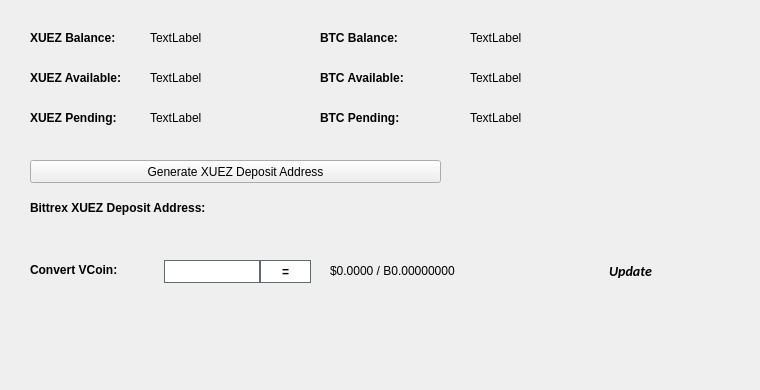
   <widget class="QWidget" name="BalanceTab">
    <attribute name="title">
     <string>Balance</string>
    </attribute>
    <widget class="QLabel" name="BitcoinBalanceLabel">
     <property name="geometry">
      <rect>
       <x>470</x>
       <y>30</y>
       <width>150</width>
       <height>16</height>
      </rect>
     </property>
     <property name="text">
      <string>TextLabel</string>
     </property>
    </widget>
    <widget class="QLabel" name="XUEZBalanceLabel">
     <property name="geometry">
      <rect>
       <x>150</x>
       <y>30</y>
       <width>150</width>
       <height>16</height>
      </rect>
     </property>
     <property name="text">
      <string>TextLabel</string>
     </property>
    </widget>
    <widget class="QLabel" name="label_11">
     <property name="geometry">
      <rect>
       <x>30</x>
       <y>30</y>
       <width>101</width>
       <height>16</height>
      </rect>
     </property>
     <property name="font">
      <font>
       <weight>75</weight>
       <bold>true</bold>
      </font>
     </property>
     <property name="text">
      <string>XUEZ Balance:</string>
     </property>
    </widget>
    <widget class="QLabel" name="label_12">
     <property name="geometry">
      <rect>
       <x>320</x>
       <y>30</y>
       <width>101</width>
       <height>16</height>
      </rect>
     </property>
     <property name="font">
      <font>
       <weight>75</weight>
       <bold>true</bold>
      </font>
     </property>
     <property name="text">
      <string>BTC Balance:</string>
     </property>
    </widget>
    <widget class="QLabel" name="XUEZAvailableLabel_2">
     <property name="geometry">
      <rect>
       <x>150</x>
       <y>70</y>
       <width>150</width>
       <height>16</height>
      </rect>
     </property>
     <property name="text">
      <string>TextLabel</string>
     </property>
    </widget>
    <widget class="QLabel" name="label_13">
     <property name="geometry">
      <rect>
       <x>30</x>
       <y>70</y>
       <width>111</width>
       <height>16</height>
      </rect>
     </property>
     <property name="font">
      <font>
       <weight>75</weight>
       <bold>true</bold>
      </font>
     </property>
     <property name="text">
      <string>XUEZ Available:</string>
     </property>
    </widget>
    <widget class="QLabel" name="label_14">
     <property name="geometry">
      <rect>
       <x>30</x>
       <y>110</y>
       <width>101</width>
       <height>16</height>
      </rect>
     </property>
     <property name="font">
      <font>
       <weight>75</weight>
       <bold>true</bold>
      </font>
     </property>
     <property name="text">
      <string>XUEZ Pending:</string>
     </property>
    </widget>
    <widget class="QLabel" name="XUEZPendingLabel">
     <property name="geometry">
      <rect>
       <x>150</x>
       <y>110</y>
       <width>150</width>
       <height>16</height>
      </rect>
     </property>
     <property name="text">
      <string>TextLabel</string>
     </property>
    </widget>
    <widget class="QLabel" name="label_15">
     <property name="geometry">
      <rect>
       <x>320</x>
       <y>70</y>
       <width>111</width>
       <height>16</height>
      </rect>
     </property>
     <property name="font">
      <font>
       <weight>75</weight>
       <bold>true</bold>
      </font>
     </property>
     <property name="text">
      <string>BTC Available:</string>
     </property>
    </widget>
    <widget class="QLabel" name="BitcoinAvailableLabel">
     <property name="geometry">
      <rect>
       <x>470</x>
       <y>70</y>
       <width>150</width>
       <height>16</height>
      </rect>
     </property>
     <property name="text">
      <string>TextLabel</string>
     </property>
    </widget>
    <widget class="QLabel" name="label_31">
     <property name="geometry">
      <rect>
       <x>320</x>
       <y>110</y>
       <width>111</width>
       <height>16</height>
      </rect>
     </property>
     <property name="font">
      <font>
       <weight>75</weight>
       <bold>true</bold>
      </font>
     </property>
     <property name="text">
      <string>BTC Pending:</string>
     </property>
    </widget>
    <widget class="QLabel" name="BitcoinPendingLabel">
     <property name="geometry">
      <rect>
       <x>470</x>
       <y>110</y>
       <width>150</width>
       <height>16</height>
      </rect>
     </property>
     <property name="text">
      <string>TextLabel</string>
     </property>
    </widget>
    <widget class="QLabel" name="label_33">
     <property name="geometry">
      <rect>
       <x>30</x>
       <y>200</y>
       <width>221</width>
       <height>16</height>
      </rect>
     </property>
     <property name="font">
      <font>
       <weight>75</weight>
       <bold>true</bold>
      </font>
     </property>
     <property name="text">
      <string>Bittrex XUEZ Deposit Address:</string>
     </property>
    </widget>
    <widget class="QPushButton" name="GenDepositBTN">
     <property name="geometry">
      <rect>
       <x>30</x>
       <y>160</y>
       <width>411</width>
       <height>23</height>
      </rect>
     </property>
     <property name="text">
      <string>Generate XUEZ Deposit Address</string>
     </property>
     <property name="icon">
      <iconset resource="../xuez.qrc">
       <normaloff>:/icons/bitcoin</normaloff>:/icons/bitcoin</iconset>
     </property>
    </widget>
    <widget class="QLabel" name="DepositAddressLabel">
     <property name="geometry">
      <rect>
       <x>200</x>
       <y>200</y>
       <width>261</width>
       <height>16</height>
      </rect>
     </property>
     <property name="palette">
      <palette>
       <active>
        <colorrole role="WindowText">
         <brush brushstyle="SolidPattern">
          <color alpha="255">
           <red>0</red>
           <green>0</green>
           <blue>0</blue>
          </color>
         </brush>
        </colorrole>
        <colorrole role="Text">
         <brush brushstyle="SolidPattern">
          <color alpha="255">
           <red>0</red>
           <green>0</green>
           <blue>255</blue>
          </color>
         </brush>
        </colorrole>
       </active>
       <inactive>
        <colorrole role="WindowText">
         <brush brushstyle="SolidPattern">
          <color alpha="255">
           <red>0</red>
           <green>0</green>
           <blue>0</blue>
          </color>
         </brush>
        </colorrole>
        <colorrole role="Text">
         <brush brushstyle="SolidPattern">
          <color alpha="255">
           <red>0</red>
           <green>0</green>
           <blue>255</blue>
          </color>
         </brush>
        </colorrole>
       </inactive>
       <disabled>
        <colorrole role="WindowText">
         <brush brushstyle="SolidPattern">
          <color alpha="255">
           <red>120</red>
           <green>120</green>
           <blue>120</blue>
          </color>
         </brush>
        </colorrole>
        <colorrole role="Text">
         <brush brushstyle="SolidPattern">
          <color alpha="255">
           <red>120</red>
           <green>120</green>
           <blue>120</blue>
          </color>
         </brush>
        </colorrole>
       </disabled>
      </palette>
     </property>
     <property name="font">
      <font>
       <weight>75</weight>
       <bold>true</bold>
      </font>
     </property>
     <property name="text">
      <string/>
     </property>
     <property name="alignment">
      <set>Qt::AlignRight|Qt::AlignTrailing|Qt::AlignVCenter</set>
     </property>
     <property name="textInteractionFlags">
      <set>Qt::LinksAccessibleByMouse|Qt::TextSelectableByKeyboard|Qt::TextSelectableByMouse</set>
     </property>
    </widget>
    <widget class="QLabel" name="label_8">
     <property name="geometry">
      <rect>
       <x>460</x>
       <y>300</y>
       <width>281</width>
       <height>81</height>
      </rect>
     </property>
     <property name="text">
      <string/>
     </property>
     <property name="pixmap">
      <pixmap>:/images/bittrex</pixmap>
     </property>
    </widget>
    <widget class="QWidget" name="widgetConversion" native="true">
     <property name="geometry">
      <rect>
       <x>0</x>
       <y>250</y>
       <width>751</width>
       <height>43</height>
      </rect>
     </property>
     <property name="minimumSize">
      <size>
       <width>0</width>
       <height>43</height>
      </size>
     </property>
     <property name="styleSheet">
      <string notr="true"/>
     </property>
     <widget class="QPushButton" name="btnUpdateMarketData">
      <property name="geometry">
       <rect>
        <x>575</x>
        <y>0</y>
        <width>111</width>
        <height>41</height>
       </rect>
      </property>
      <property name="sizePolicy">
       <sizepolicy hsizetype="Expanding" vsizetype="Expanding">
        <horstretch>0</horstretch>
        <verstretch>0</verstretch>
       </sizepolicy>
      </property>
      <property name="font">
       <font>
        <family>calibri</family>
        <pointsize>-1</pointsize>
        <weight>75</weight>
        <italic>true</italic>
        <bold>true</bold>
       </font>
      </property>
      <property name="styleSheet">
       <string notr="true">margin:0px;text-align:center;padding:2px;border-radius:3px;font-style:italic;width:100px;font-size:14px;font-family:calibri;font-weight:600;</string>
      </property>
      <property name="text">
       <string>Update</string>
      </property>
      <property name="iconSize">
       <size>
        <width>150</width>
        <height>35</height>
       </size>
      </property>
      <property name="autoDefault">
       <bool>true</bool>
      </property>
      <property name="default">
       <bool>true</bool>
      </property>
     </widget>
     <widget class="QLabel" name="lblConvertVCoin">
      <property name="geometry">
       <rect>
        <x>30</x>
        <y>10</y>
        <width>131</width>
        <height>20</height>
       </rect>
      </property>
      <property name="styleSheet">
       <string notr="true"/>
      </property>
      <property name="text">
       <string>&lt;html&gt;&lt;head/&gt;&lt;body&gt;&lt;p&gt;&lt;span style=&quot; font-weight:600;&quot;&gt;Convert VCoin:&lt;/span&gt;&lt;/p&gt;&lt;/body&gt;&lt;/html&gt;</string>
      </property>
     </widget>
     <widget class="QLineEdit" name="txtConvertVCoinQty">
      <property name="geometry">
       <rect>
        <x>160</x>
        <y>10</y>
        <width>100</width>
        <height>23</height>
       </rect>
      </property>
      <property name="minimumSize">
       <size>
        <width>100</width>
        <height>23</height>
       </size>
      </property>
      <property name="maximumSize">
       <size>
        <width>100</width>
        <height>16777215</height>
       </size>
      </property>
      <property name="styleSheet">
       <string notr="true">border: 1px solid #61696c;margin-left:4px;</string>
      </property>
     </widget>
     <widget class="QPushButton" name="btnConvertXuez">
      <property name="geometry">
       <rect>
        <x>260</x>
        <y>10</y>
        <width>51</width>
        <height>23</height>
       </rect>
      </property>
      <property name="minimumSize">
       <size>
        <width>0</width>
        <height>23</height>
       </size>
      </property>
      <property name="styleSheet">
       <string notr="true">border:1px solid #61696c;background:white;font-weight:600;</string>
      </property>
      <property name="text">
       <string>=</string>
      </property>
     </widget>
     <widget class="QLabel" name="lblConvertVCoinResults">
      <property name="geometry">
       <rect>
        <x>330</x>
        <y>0</y>
        <width>201</width>
        <height>41</height>
       </rect>
      </property>
      <property name="styleSheet">
       <string notr="true"/>
      </property>
      <property name="text">
       <string>$0.0000 / B0.00000000</string>
      </property>
     </widget>
     <widget class="QLabel" name="iconOverviewUpdateWait">
      <property name="geometry">
       <rect>
        <x>670</x>
        <y>10</y>
        <width>24</width>
        <height>24</height>
       </rect>
      </property>
      <property name="text">
       <string/>
      </property>
      <property name="pixmap">
       <pixmap resource="../xuez.qrc">:/icons/transaction_1</pixmap>
      </property>
      <property name="scaledContents">
       <bool>true</bool>
      </property>
      <property name="alignment">
       <set>Qt::AlignCenter</set>
      </property>
     </widget>
    </widget>
   </widget>
